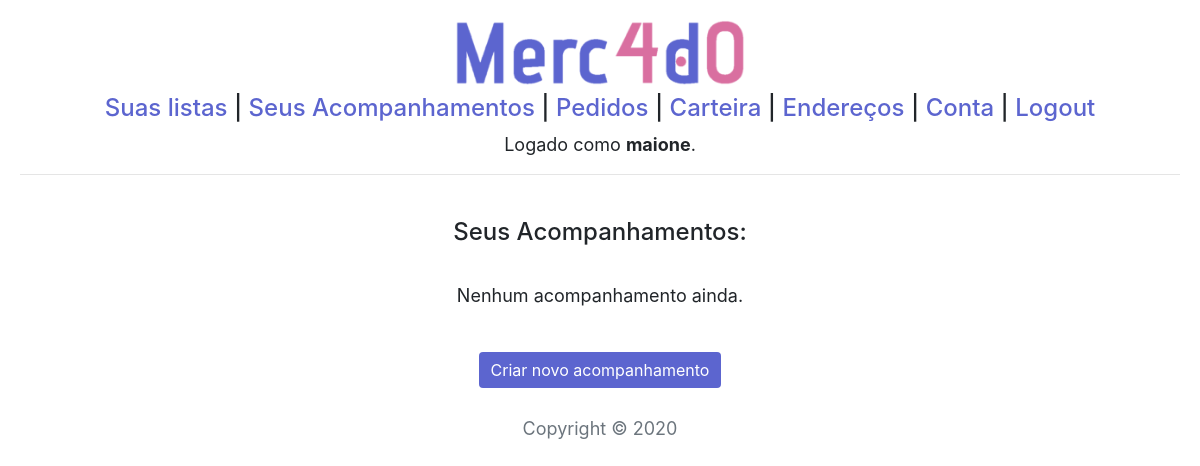
/acompanhamentos (signed in), run on an earlier commit of the app's database.
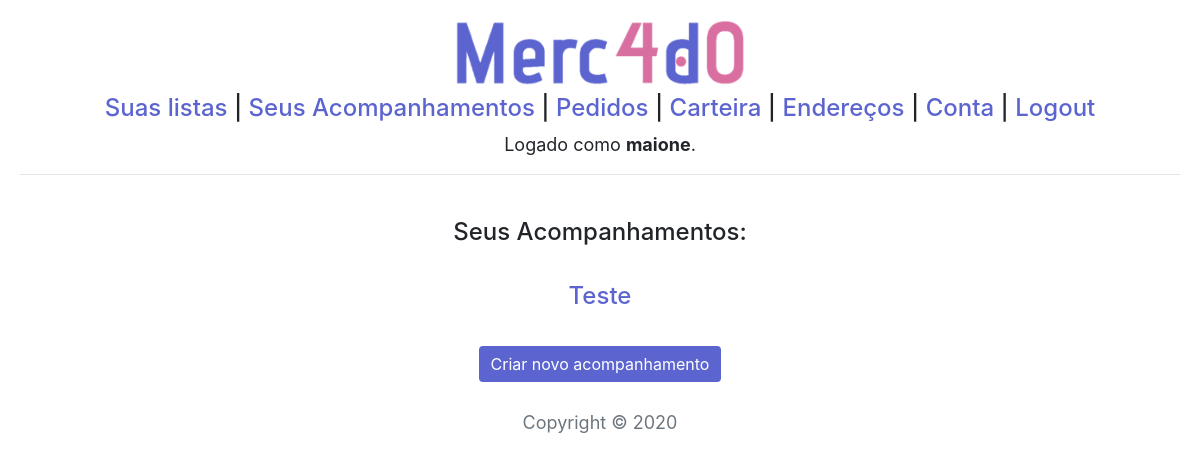
And on a later commit of the database.
### compras/models.py (models this page shows, shortened)
class Acompanhamento(models.Model):
    nome = models.CharField(max_length=50)
    usuario = models.ForeignKey(Usuario,
                                on_delete=models.CASCADE,
                                related_name="acompanhamentos")

### compras/views.py (the view)
# urls.py: path('acompanhamentos', views.acompanhamentos, name="acompanhamentos"),
@login_required(login_url='login')
def acompanhamentos(request):
    return render(request, "compras/acompanhamentos.html", {
        "acompanhamentos": Acompanhamento.objects.filter(usuario=request.user).order_by('nome')
    })

### compras/templates/compras/acompanhamentos.html (shortened to what this page needs)
{% extends "compras/layout.html" %}
{% block body %}
<h4>Seus Acompanhamentos:</h4>
<br>
<ul>
{% for acompanhamento in acompanhamentos %}
    <li><h4><a href="{% url 'acompanhamento' acompanhamento.id %}">{{ acompanhamento.nome }}</a></h4></li>
{% empty %}
    <p>Nenhum acompanhamento ainda.</p>
{% endfor %}
</ul>
<br>
<a href="{% url 'criar_acompanhamento'%}">
<button type="button" class="btn btn-primary">Criar novo acompanhamento</button>
</a>
{% endblock %}

What changed in the data, as far as the page shows it:
added Acompanhamento: nome "Teste"
Also different on the page:
text no longer shown: "Nenhum acompanhamento ainda."
